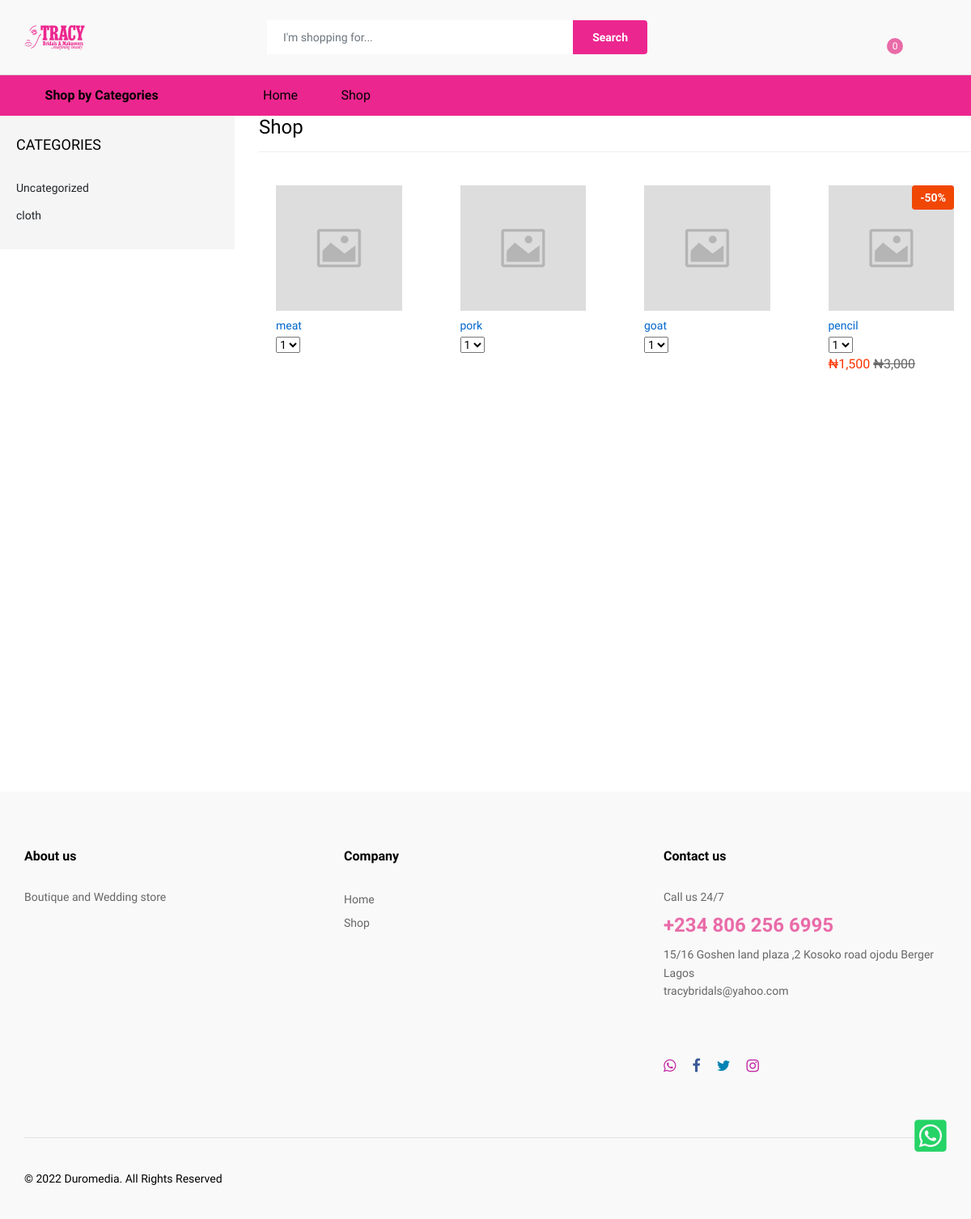
Page /all-products.php on the committed database.
### tables this page shows
CREATE TABLE `products_categories` (
  `products_categories_id` int(11) NOT NULL,
  `products_categories_name` varchar(20) NOT NULL,
  `products_categories_timestamp` timestamp NOT NULL DEFAULT current_timestamp() ON UPDATE current_timestamp()
);

CREATE TABLE `products` (
  `products_id` int(11) NOT NULL,
  `products_name` varchar(30) NOT NULL,
  `products_price` varchar(11) NOT NULL,
  `products_sales_price` varchar(10) NOT NULL,
  `products_sub_categories` int(10) NOT NULL,
  `products_promo` varchar(20) NOT NULL DEFAULT '0',
  `products_deals` varchar(20) NOT NULL DEFAULT '0',
  `products_new_arrivals` varchar(20) NOT NULL DEFAULT '0',
  `products_best_sellers` varchar(20) NOT NULL DEFAULT '0',
  `products_popular` varchar(20) NOT NULL DEFAULT '0',
  `products_short_description` varchar(255) NOT NULL,
  `products_long_description` text NOT NULL,
  `products_image` varchar(255) NOT NULL DEFAULT 'default.jpg',
  `products_timestamp` timestamp NOT NULL DEFAULT current_timestamp() ON UPDATE current_timestamp()
);

### incs-template1/products.php (the view, shortened to what this page needs)
<?php
 $page = (int)(!isset($_GET["page"]) ? 1 : $_GET["page"]);
$per_page = 12;
$startpoint = ($page * $per_page) - $per_page;
$select_products3 = mysqli_query($connect,"SELECT * FROM ".$statement." LIMIT $startpoint, $per_page") or die(db_conn_error);
			 if (mysqli_num_rows($select_products3)> 0){
				while($rows_loop = mysqli_fetch_array($select_products3)){
                    echo '
    <div class="col-xl-2 col-lg-4 col-md-4 col-sm-6 col-6 ">
    <form method="post" action="">
    <div class="ps-product">
    <div class="ps-product__thumbnail">
        <a href="product-description.php?id='.$rows_loop['products_id'].'">
        <img src="images/products/'.$rows_loop['products_image'].'" alt="'.$rows_loop['products_name'].'" /></a>';
        if(!empty($rows_loop['products_sales_price'])){
            $dis = 100 - ceil($rows_loop['products_sales_price']/$rows_loop['products_price']*100);
            echo '
            <div class="ps-product__badge">-'.$dis.'%</div>
            ';
        }
        echo    '
         <ul class="ps-product__actions">
            <form method="POST" action="">
                <input type="hidden" name="code" value="'.$rows_loop['products_id'].'" />
                <button type="submit" class="btn-fade"><li><a data-toggle="tooltip" data-placement="top" title="Add To Cart"><i class="icon-bag2"></i></a></li></button>
            </form>
        </ul>
        </div>
    <div class="ps-product__container">';
echo '
        <div class="ps-product__content"><a class="ps-product__title" href="product-description.php?id='.$rows_loop['products_id'].'">'.$rows_loop['products_name'].'</a>
            <div class="ps-product__rating">
                <select class="ps-rating" data-read-only="true">
                    <option value="1">1</option>
                    <option value="1">2</option>
                    <option value="1">3</option>
                    <option value="1">4</option>
                    <option value="1">5</option>
                </select>
            </div>
            <p class="ps-product__price sale">'; if(!empty($rows_loop['products_sales_price'])){
                echo '&#8358;'.number_format($rows_loop['products_sales_price']).' ' . '<del>'.'&#8358;'.number_format($rows_loop['products_price']) .'</del>';
            }
            echo '</p>
        </div>
            <div class="ps-product__content hover"><a class="ps-product__title" href="product-description.php?id='.$rows_loop['products_id'].'">'.$rows_loop['products_name'].'</a>
                <p class="ps-product__price sale">'; if(!empty($rows_loop['products_sales_price'])){
                    echo '&#8358;'.number_format($rows_loop['products_sales_price']).' ' . '<del>'.'&#8358;'.number_format($rows_loop['products_price']) .'</del>';
                }
            echo ' </p>
            </div>
            </div>
</div>
</form>
</div>
';
}
}else{
    echo '<h5 class="text-center">No result found</h5>';
 }
?>

### public_html/all-products.php (shortened to what this page needs)
<?php require_once ('../incs-template1/config.php'); ?>
<?php
include ('../incs-template1/header.php'); ?>
<?php
$statement = "products ORDER BY products_id DESC";
?>
<div class="ps-page--shop">
            <div class="ps-layout--shop">
                <div class="ps-layout__left">
                    <aside class="widget widget_shop">
                        <h4 class="widget-title">Categories</h4>
                        <ul class="ps-list--categories">
                            <?php
                        $query_page_section =  mysqli_query($connect, "SELECT products_categories_name FROM products_categories") or die(db_conn_error);
while($row_cat = mysqli_fetch_array($query_page_section)){
echo  '<li><a href="categories.php?name='.$row_cat['products_categories_name'].'">'.$row_cat['products_categories_name'].'</a>
</li>';
}
                        ?>
                        </ul>
                    </aside>
                </div>
                <div class="ps-layout__right">
                    <div class="ps-block--shop-features">
                        <div class="ps-block__header">
                            <h3>Shop</h3>
                        </div>
                    <div class="ps-shopping ps-tab-root">
                        <div class="ps-tabs">
                            <div class="ps-tab active" id="tab-1">
                                <div class="ps-shopping-product">
                                    <div class="row">
                                    <?php
                include ('../incs-template1/products.php');
?>
                            </div>
                        </div>
                    </div>
                </div>
            </div>
        </div>
    </div>
</div>
<?php include ('../incs-template1/footer.php'); ?>

### rows in the picture
products_categories: products_categories_name "Uncategorized"
products_categories: products_categories_name "cloth"
products: products_image (placeholder picture), products_name "meat"
products: products_image (placeholder picture), products_name "pork"
products: products_image (placeholder picture), products_name "goat"
products: products_image (placeholder picture), dis "50", products_name "pencil", products_sales_price "1,500", products_price "3,000"

### other values in the picture
FOOTER_DESCRIPTION "Boutique and Wedding store"
$TEL "+234 806 256 6995"
$ADDRESS "15/16 Goshen land plaza ,2 Kosoko road ojodu Berger Lagos"
$EMAIL "tracybridals@yahoo.com"
